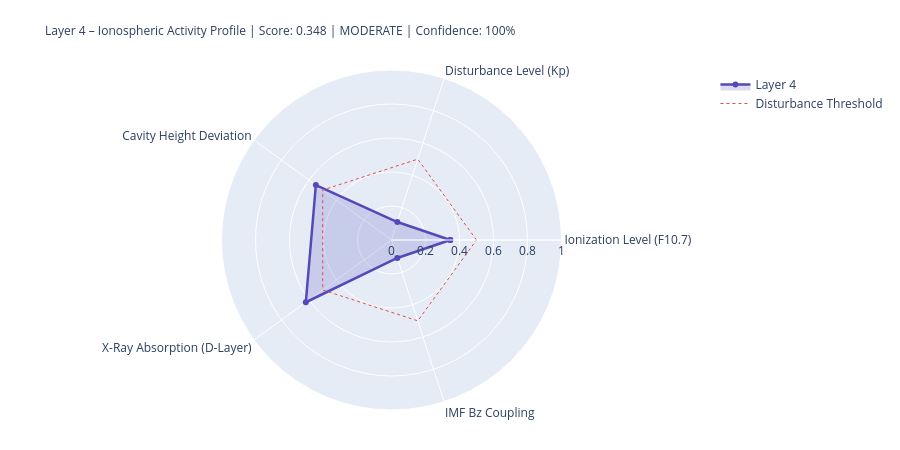

Write notebook code for a chart like this one.
### Markdown cell above
---
## 4. State Assessment & Handoff to Layer 5

### Code cell
# ============================================================
# LAYER-4-SCORE
# ============================================================

COMPONENTS = {
    'Ionization Level (F10.7)':    {'score': ioniz,       'source': 'primary' if f107_now else 'from_layer0', 'dynamic': True},
    'Disturbance Level (Kp)':          {'score': disturb,     'source': 'primary' if kp_now   else 'from_layer0', 'dynamic': True},
    'Cavity Height Deviation':    {'score': h_dev,       'source': 'derived',                                'dynamic': True},
    'X-Ray Absorption (D-Layer)':{'score': xray_ioniz,  'source': 'primary' if xray_now else 'missing',     'dynamic': True},
    'IMF Bz Coupling':             {'score': bz_coupling, 'source': 'primary' if bz_now   else 'from_layer0', 'dynamic': True},
}

available    = {k: v['score'] for k, v in COMPONENTS.items() if v['score'] is not None}
unavailable  = [k for k, v in COMPONENTS.items() if v['score'] is None]
layer4_score = round(sum(available.values()) / len(available), 4) if available else None
confidence   = round(len(available) / len(COMPONENTS), 2)
level = ('unknown' if layer4_score is None
         else 'quiet'   if layer4_score < 0.3
         else 'moderate' if layer4_score < 0.6
         else 'active')
dominant_l4 = max(available, key=available.get) if available else 'none'

# Resonance delta for Schumann SR-1
sr1_ref = schumann_freq(1, 80.0)
sr1_now = schumann_freq(1, h_eff)
sr1_delta_mhz = (sr1_now - sr1_ref) * 1000

# Propagation conditions
prop_cond = ('disturbed'   if kp_val > 4
             else 'unsettled' if kp_val > 2
             else 'normal')
if xray_class in ['X', 'M']:
    prop_cond = 'Radio-Blackout moeglich'

W = 68
print('=' * W)
print('LAYER 4 – IONOSPHERE – STATE ASSESSMENT')
print('=' * W)
for name, comp in COMPONENTS.items():
    s = comp['score']
    if s is not None:
        bar = '█' * int(s * 20) + '░' * (20 - int(s * 20))
        print(f'  {name:<36} {bar}  {s:.3f}  [{comp["source"]}]')
    else:
        print(f'  {name:<36} {"─" * 20}  n/a   [missing]')
print('-' * W)
print(f'  Score:          {layer4_score:.3f}  ({len(available)}/{len(COMPONENTS)} components)')
print(f'  Confidence:     {confidence:.0%}')
print(f'  Level:          {level.upper()}')
print(f'  Dominant:       {dominant_l4}')
print(f'  Cavity height:  {h_eff:.1f} km  (Ref: 80.0 km)')
print(f'  SR-1:           {sr1_now:.3f} Hz  (Δ {sr1_delta_mhz:+.1f} mHz vs. ref)')
print(f'  Propagation:    {prop_cond}')
print(f'  X-Ray:          {xray_class}-class  ({xray_now:.2e} W/m²)' if xray_now else '  X-Ray:          n/a')
print('=' * W)

# Radar
cats   = list(available.keys())
vals_r = list(available.values())
if len(cats) >= 3:
    fig = go.Figure()
    fig.add_trace(go.Scatterpolar(
        r=vals_r + [vals_r[0]], theta=cats + [cats[0]],
        fill='toself', fillcolor='rgba(83,74,183,0.20)',
        line=dict(color='#534AB7', width=2.5), name='Layer 4'
    ))
    fig.add_trace(go.Scatterpolar(
        r=[0.5] * (len(cats)+1), theta=cats + [cats[0]],
        line=dict(color='#E24B4A', dash='dot', width=1),
        mode='lines', name='Disturbance Threshold'
    ))
    fig.update_layout(
        title=dict(
            text=f'Layer 4 – Ionospheric Activity Profile | Score: {layer4_score:.3f} | {level.upper()} | Confidence: {confidence:.0%}',
            font=dict(size=12)
        ),
        polar=dict(radialaxis=dict(visible=True, range=[0, 1])),
        height=450, showlegend=True,
        margin=dict(l=80, r=80, t=70, b=40)
    )
    fig.show()

### Figure 1 — Plotly figure (JSON) as saved in the notebook; plotly's stock layout.template omitted (floating-point values rounded to 4 significant figures)
{"data": [{"fill": "toself", "fillcolor": "rgba(83,74,183,0.20)", "line": {"color": "#534AB7", "width": 2.5}, "name": "Layer 4", "r": [0.346, 0.111, 0.55, 0.623, 0.111, 0.346], "theta": ["Ionization Level (F10.7)", "Disturbance Level (Kp)", "Cavity Height Deviation", "X-Ray Absorption (D-Layer)", "IMF Bz Coupling", "Ionization Level (F10.7)"], "type": "scatterpolar"}, {"line": {"color": "#E24B4A", "dash": "dot", "width": 1}, "mode": "lines", "name": "Disturbance Threshold", "r": [0.5, 0.5, 0.5, 0.5, 0.5, 0.5], "theta": ["Ionization Level (F10.7)", "Disturbance Level (Kp)", "Cavity Height Deviation", "X-Ray Absorption (D-Layer)", "IMF Bz Coupling", "Ionization Level (F10.7)"], "type": "scatterpolar"}], "layout": {"height": 450, "margin": {"b": 40, "l": 80, "r": 80, "t": 70}, "polar": {"radialaxis": {"range": [0, 1], "visible": true}}, "showlegend": true, "title": {"font": {"size": 12}, "text": "Layer 4 – Ionospheric Activity Profile | Score: 0.348 | MODERATE | Confidence: 100%"}}}
